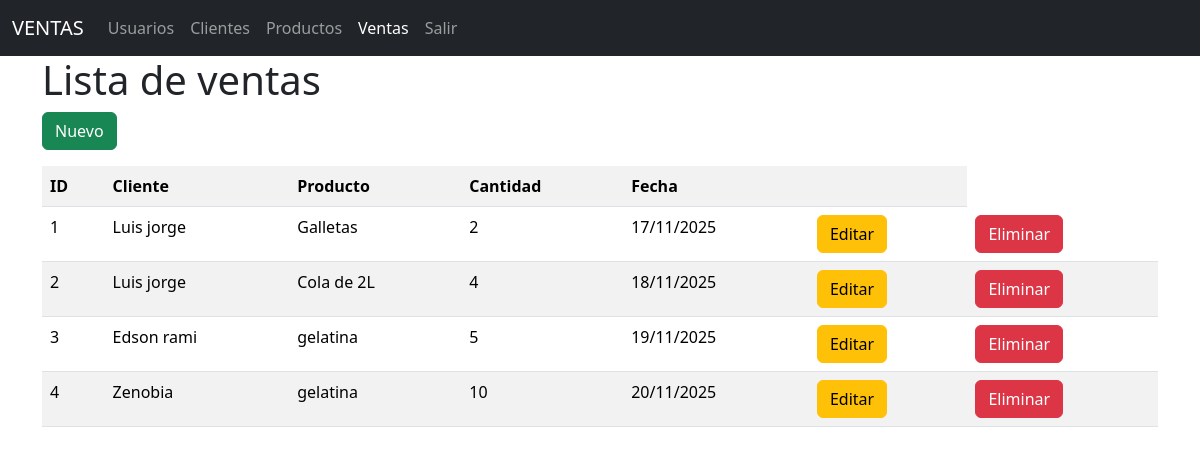
/ventas/, run on the app's committed database.
### models/venta_model.py (models this page shows, shortened)
class Venta(db.Model):
    __tablename__ = "ventas"
    id = db.Column(db.Integer,primary_key=True)
    cliente_id = db.Column(db.Integer,db.ForeignKey('clientes.id'),nullable=False)
    producto_id = db.Column(db.Integer,db.ForeignKey('productos.id'),nullable=False)
    cantidad = db.Column(db.Integer,nullable=False)
    fecha = db.Column(db.DateTime,nullable=False)
    cliente = db.relationship('Cliente',back_populates='ventas')
    producto = db.relationship('Producto',back_populates='ventas')
    @staticmethod
    def get_all():
        return Venta.query.all()

### models/cliente_model.py (models this page shows, shortened)
class Cliente(db.Model):
    __tablename__ = "clientes"
    id = db.Column(db.Integer,primary_key=True)
    nombre = db.Column(db.String(80),nullable=False)
    email = db.Column(db.String(100),nullable=False)
    telefono = db.Column(db.String(20),nullable=False)
    ventas = db.relationship('Venta',back_populates='cliente')

### models/producto_model.py (models this page shows, shortened)
class Producto(db.Model):
    __tablename__ = "productos"
    id = db.Column(db.Integer,primary_key=True)
    descripcion = db.Column(db.String(120),nullable=False)
    precio = db.Column(db.Float(11,2),nullable=False)
    stock = db.Column(db.Integer,nullable=False)
    ventas = db.relationship('Venta',back_populates='producto')

### controllers/venta_controller.py (the view)
@venta_bp.route("/")
def index():
    ventas = Venta.get_all()
    return venta_view.list(ventas)

### run.py (called while the page is built)
@app.context_processor
def inject_active_path():
    def is_active(path):
        return 'active' if request.path == path else ''
    return(dict(is_active = is_active))

### views/venta_view.py (called while the page is built)
def list(ventas):
    return render_template('ventas/index.html', ventas=ventas)

### templates/ventas/index.html (shortened to what this page needs)
{% extends 'base.html' %}
{% block content %}
<h1>Lista de ventas</h1>
<a href="{{ url_for('venta.create')}}" class="btn btn-success mb-3">Nuevo</a>
<table class="table table-striped">
    <tr>
        <th>ID</th>
        <th>Cliente</th>
        <th>Producto</th>
        <th>Cantidad</th>
        <th>Fecha</th>
        <th></th>
    </tr>
    {% for item in ventas %}
    <tr>
        <td>{{item.id}}</td>
        <td>{{item.cliente.nombre}}</td>
        <td>{{item.producto.descripcion}}</td>
        <td>{{item.cantidad}}</td>
        <td>{{item.fecha.strftime('%d/%m/%Y')}}</td>
        <td>
            <a href="{{ url_for('venta.edit',id=item.id) }}" class="btn btn-warning">Editar</a>
        </td>
        <td>
            <a href="{{ url_for('venta.delete',id=item.id)}}" class="btn btn-danger">Eliminar</a>
        </td>
    </tr>
    {% endfor %}
</table>
{% endblock %}

### templates/base.html (shortened to what this page needs)
<!doctype html>
<html lang="es">
  <head>
    <link href="https://cdn.jsdelivr.net/npm/bootstrap@5.3.8/dist/css/bootstrap.min.css" rel="stylesheet">
  </head>
  <body>
    <nav class="navbar navbar-expand-lg navbar-dark bg-dark">
  <div class="container-fluid">
    <a class="navbar-brand" href="#">VENTAS</a>
    <div class="collapse navbar-collapse" id="navbarNav">
      <ul class="navbar-nav">
        <li class="nav-item">
          <a class="nav-link {{ is_active('/usuarios/') }}"  aria-current="page" href="/usuarios/">Usuarios</a>
        </li>
        <li class="nav-item">
          <a class="nav-link {{ is_active('/clientes/') }}" href="/clientes/">Clientes</a>
        </li>
        <li class="nav-item">
          <a class="nav-link {{ is_active('/productos/') }}" href="/productos/">Productos</a>
        </li>
        <li class="nav-item">
          <a class="nav-link {{ is_active('/ventas/') }}" href="/ventas">Ventas</a>
        </li>
        <li class="nav-item">
          <a class="nav-link" href="#">Salir</a>
        </li>
      </ul>
    </div>
  </div>
</nav>
    <div class="container">
        {% block content %}
        {% endblock %}
    </div>
  </body>
</html>

### data on the page
Venta: id "1", cliente.nombre "Luis jorge", producto.descripcion "Galletas", cantidad "2", fecha "17/11/2025"
Venta: id "2", cliente.nombre "Luis jorge", producto.descripcion "Cola de 2L", cantidad "4", fecha "18/11/2025"
Venta: id "3", cliente.nombre "Edson rami", producto.descripcion "gelatina", cantidad "5", fecha "19/11/2025"
Venta: id "4", cliente.nombre "Zenobia", producto.descripcion "gelatina", cantidad "10", fecha "20/11/2025"
